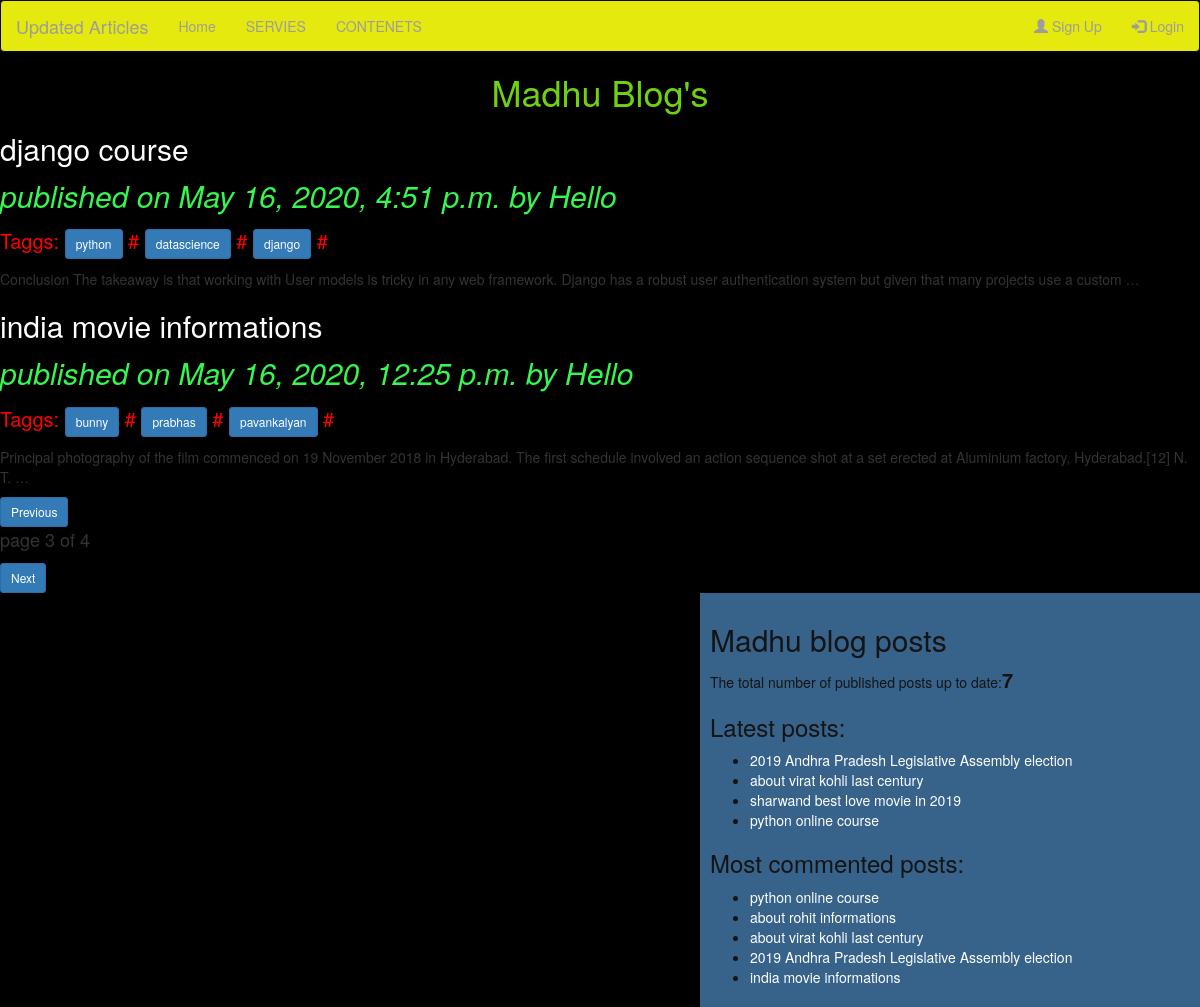
/?page=3, run on the app's committed database.
### blog/models.py (models this page shows, shortened)
class Post(models.Model):
    STATUS_CHOICES=(('draft','Draft'),('published','Published'))
    title=models.CharField(max_length=256)
    slug=models.SlugField(max_length=264,unique_for_date='publish')
    author=models.ForeignKey(User, related_name='blog_posts', on_delete=models.CASCADE)
    body=models.TextField()
    publish=models.DateTimeField(default=timezone.now)
    created=models.DateTimeField(auto_now_add=True)
    updated=models.DateTimeField(auto_now=True)
    status=models.CharField(max_length=10,choices=STATUS_CHOICES,default='draft')
    objects=CustomManager()
    tags=TaggableManager()
    class Meta:
        ordering=('-publish',)
    def get_absolute_url(self):
            return reverse('post_detail', args = [self.publish.year , self.publish.strftime('%m'), self.publish.strftime('%d'),self.slug])

### blog/views.py (the view)
# urls.py: path('',views.post_list),
def post_list(request,tag_slug=None):
    post_list=Post.objects.all()
    tag=None
    if tag_slug:
        tag=get_object_or_404(Tag,slug=tag_slug)
        post_list=post_list.filter(tags__in=[tag])
    paginator=Paginator(post_list,2)
    page_num=request.GET.get('page')
    try:
        post_list=paginator.page(page_num)
    except PageNotAnInteger:
        post_list=paginator.page(1)
    except EmptyPage:
        post_detail=paginator.page(paginator.num_pages)
    return render(request,'test/post_list.html',{'post_list':post_list,'tag':tag})

### blog/models.py (called while the page is built)
    def get_queryset(self):
        return super().get_queryset().filter(status="published")

### blog/templatetags/blog_tags.py (called while the page is built)
@register.simple_tag(name='my_tag')
def total_count():
    return Post.objects.count()

@register.inclusion_tag('test/latest_posts123.html')
def show_latest_posts(count=3):
    latest_posts=Post.objects.order_by('-publish')[:count]
    return {'latest_posts':latest_posts}

@register.simple_tag()
def get_most_comment_posts(count=5):
     return Post.objects.annotate(total_comments=Count('comments')).order_by('-total_comments')[:count]

### templates/test/post_list.html (shortened to what this page needs)
{%extends 'test/base.html'%}
      {%block contain%}
      <h1 class="madhublog">Madhu Blog's</h1>
          {% for post in post_list %}
            <a href="{{post.get_absolute_url}}"><h2>{{post.title}}</h2></a>
            <p id="date">published on {{post.publish}} by {{post.author|title}}</p>
            <p id="tags">Taggs:
                {%for tag in post.tags.all%}
                <a href="{% url 'post_list_by_tag_name' tag.slug %}" class="btn btn-primary btn-sm">{{tag.name}}</a>
                {%if not forloop.last%}{%endif%}#
                {%endfor%}
            </p>
            <p id="linebreaks">{{post.body|truncatewords:30|linebreaks}}</p>
          {%endfor%}
          {% include 'test/pagination.html' with page=post_list %}
      {%endblock%}

### templates/test/base.html (shortened to what this page needs)
<!DOCTYPE html>
{% load blog_tags%}
{%load static%}
<html lang="en" dir="ltr">
  <head>
    <link rel="stylesheet" href="https://stackpath.bootstrapcdn.com/bootstrap/3.4.1/css/bootstrap.min.css">
  </head>
  <link rel="stylesheet" href="{% static "css/blog.css"%}">
  <body>
    <nav class="navbar navbar-inverse">
  <div class="container-fluid">
    <div class="navbar-header">
      <a class="navbar-brand" href="#">Updated Articles</a>
    </div>
    <ul class="nav navbar-nav" style="color: rgb(162, 0, 255);">
      <li><a href="#">Home</a></li>
      <li><a href="#">SERVIES</a></li>
      <li><a href="#">CONTENETS</a></li>
    </ul>
    <ul class="nav navbar-nav navbar-right">
      <li><a href="#"><span class="glyphicon glyphicon-user"></span> Sign Up</a></li>
      <li><a href="#"><span class="glyphicon glyphicon-log-in"></span> Login</a></li>
    </ul>
  </div>
</nav>
    <div class="content">
      {%block contain%}
      {%endblock%}
    </div>
    <div class="sidebar">
      <h2>Madhu blog posts</h2>
      <p>The total number of published posts up to date:<span id="pnayy">{% my_tag %}</span></p>
      <h3>Latest posts:</h3>{%show_latest_posts 4%}
      <h3>Most commented posts:</h3>
      {%get_most_comment_posts as most_comment_posts%}
      <ul>
        {%for post in most_comment_posts%}
        <li><a href="{{post.get_absolute_url}}">{{post.title}}</a></li>
        {%endfor%}
      </ul>
    </div>
  </body>
</html>

### templates/test/latest_posts123.html
<ul>
  {%for post in latest_posts%}
  <li><a href="{{post.get_absolute_url}}">{{post.title}}</a></li>
  {%endfor%}
</ul>

### static/css/blog.css (style rules this page uses)
body { background: #000; }
.navbar { background: rgb(229, 233, 13); }
.sidebar { width: 500px; padding: 10px; float: right; background: rgb(55, 99, 139); color:rgb(20, 20, 20); }
h1 { color: #07f523; text-align: center; }
#date { color:#36f750; font-size: 30px; font-style: italic; }
#tags { color: red; font-size: 20px; }
a { color:white; }
.madhublog { color: #6ed112; }
#linebreaks { color:#1dc471; font-size: 25px; }
#pnayy { font-size: 20px; font-weight: bold; }

### data on the page
Post: title "django course", publish "May 16, 2020, 4:51 p.m.", author "Hello", body "Conclusion The takeaway is that working with User models is tricky in any web framework. Django has a robust user authentication system but given that many projects use a custom …"
Tag: name "python"
Tag: name "datascience"
Tag: name "django"
Post: title "india movie informations", publish "May 16, 2020, 12:25 p.m.", author "Hello", body "Principal photography of the film commenced on 19 November 2018 in Hyderabad. The first schedule involved an action sequence shot at a set erected at Aluminium factory, Hyderabad.[12] N. T. …"
Tag: name "bunny"
Tag: name "prabhas"
Tag: name "pavankalyan"
Post: title "2019 Andhra Pradesh Legislative Assembly election"
Post: title "about virat kohli last century"
Post: title "sharwand best love movie in 2019"
Post: title "python online course"
Post: title "about rohit informations"

### other printed values
{{ page.number }} "3"
{{ page.paginator.num_pages }} "4"
